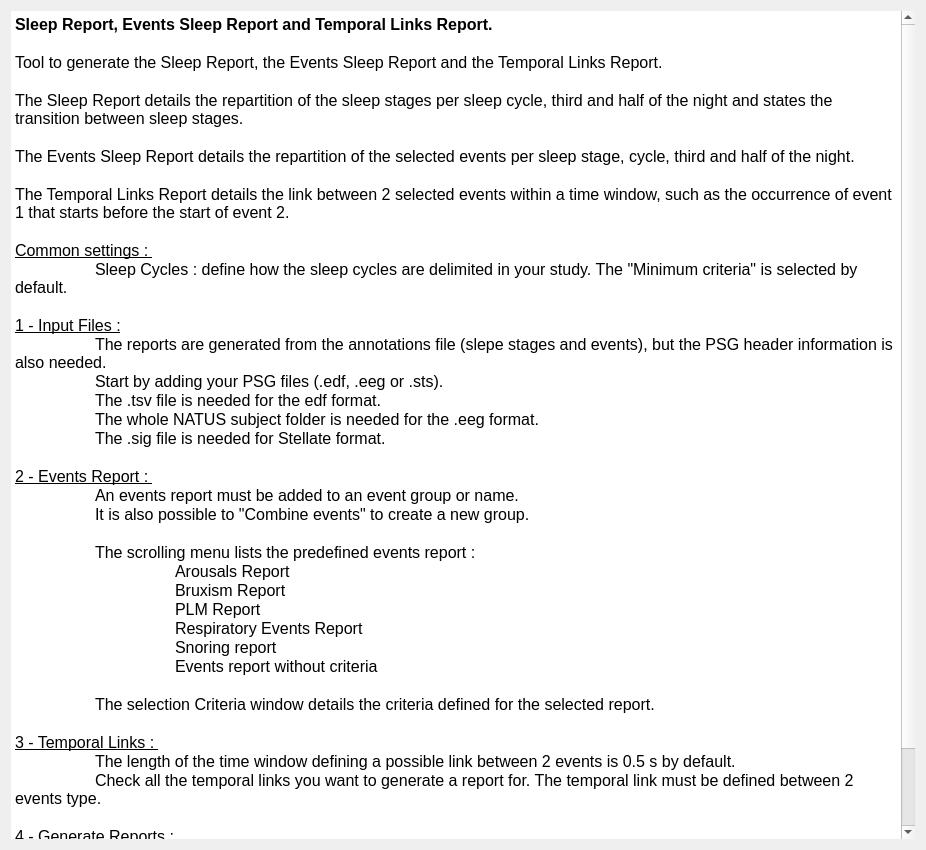
<ui version="4.0">
 <class>SleepReportDoc</class>
 <widget class="QWidget" name="SleepReportDoc">
  <property name="geometry">
   <rect>
    <x>0</x>
    <y>0</y>
    <width>926</width>
    <height>850</height>
   </rect>
  </property>
  <property name="windowTitle">
   <string />
  </property>
  <layout class="QVBoxLayout" name="verticalLayout">
   <property name="spacing">
    <number>25</number>
   </property>
   <item>
    <widget class="QTextEdit" name="textEdit">
     <property name="frameShape">
      <enum>QFrame::HLine</enum>
     </property>
     <property name="frameShadow">
      <enum>QFrame::Plain</enum>
     </property>
     <property name="lineWidth">
      <number>0</number>
     </property>
     <property name="readOnly">
      <bool>true</bool>
     </property>
     <property name="html">
      <string>&lt;!DOCTYPE HTML PUBLIC "-//W3C//DTD HTML 4.0//EN" "http://www.w3.org/TR/REC-html40/strict.dtd"&gt;
&lt;html&gt;&lt;head&gt;&lt;meta name="qrichtext" content="1" /&gt;&lt;style type="text/css"&gt;
p, li { white-space: pre-wrap; }
&lt;/style&gt;&lt;/head&gt;&lt;body style=" font-family:'Ubuntu'; font-size:12pt; font-weight:400; font-style:normal;"&gt;
&lt;p style=" margin-top:0px; margin-bottom:0px; margin-left:0px; margin-right:0px; -qt-block-indent:0; text-indent:0px;"&gt;&lt;span style=" font-weight:600;"&gt;Sleep Report, Events Sleep Report and Temporal Links Report.&lt;/span&gt;&lt;/p&gt;
&lt;p style="-qt-paragraph-type:empty; margin-top:0px; margin-bottom:0px; margin-left:0px; margin-right:0px; -qt-block-indent:0; text-indent:0px;"&gt;&lt;br /&gt;&lt;/p&gt;
&lt;p style=" margin-top:0px; margin-bottom:0px; margin-left:0px; margin-right:0px; -qt-block-indent:0; text-indent:0px;"&gt;Tool to generate the Sleep Report, the Events Sleep Report and the Temporal Links Report.&lt;/p&gt;
&lt;p style="-qt-paragraph-type:empty; margin-top:0px; margin-bottom:0px; margin-left:0px; margin-right:0px; -qt-block-indent:0; text-indent:0px;"&gt;&lt;br /&gt;&lt;/p&gt;
&lt;p style=" margin-top:0px; margin-bottom:0px; margin-left:0px; margin-right:0px; -qt-block-indent:0; text-indent:0px;"&gt;The Sleep Report details the repartition of the sleep stages per sleep cycle, third and half of the night and states the transition between sleep stages. &lt;/p&gt;
&lt;p style="-qt-paragraph-type:empty; margin-top:0px; margin-bottom:0px; margin-left:0px; margin-right:0px; -qt-block-indent:0; text-indent:0px;"&gt;&lt;br /&gt;&lt;/p&gt;
&lt;p style=" margin-top:0px; margin-bottom:0px; margin-left:0px; margin-right:0px; -qt-block-indent:0; text-indent:0px;"&gt;The Events Sleep Report details the repartition of the selected events per sleep stage, cycle, third and half of the night.&lt;/p&gt;
&lt;p style="-qt-paragraph-type:empty; margin-top:0px; margin-bottom:0px; margin-left:0px; margin-right:0px; -qt-block-indent:0; text-indent:0px;"&gt;&lt;br /&gt;&lt;/p&gt;
&lt;p style=" margin-top:0px; margin-bottom:0px; margin-left:0px; margin-right:0px; -qt-block-indent:0; text-indent:0px;"&gt;The Temporal Links Report details the link between 2 selected events within a time window, such as the occurrence of event 1 that starts before the start of event 2. &lt;/p&gt;
&lt;p style="-qt-paragraph-type:empty; margin-top:0px; margin-bottom:0px; margin-left:0px; margin-right:0px; -qt-block-indent:0; text-indent:0px;"&gt;&lt;br /&gt;&lt;/p&gt;
&lt;p style=" margin-top:0px; margin-bottom:0px; margin-left:0px; margin-right:0px; -qt-block-indent:0; text-indent:0px;"&gt;&lt;span style=" text-decoration: underline;"&gt;Common settings : &lt;/span&gt;&lt;/p&gt;
&lt;p style=" margin-top:0px; margin-bottom:0px; margin-left:0px; margin-right:0px; -qt-block-indent:0; text-indent:0px;"&gt;	Sleep Cycles : define how the sleep cycles are delimited in your study. The &amp;quot;Minimum criteria&amp;quot; is selected by default. &lt;/p&gt;
&lt;p style=" margin-top:0px; margin-bottom:0px; margin-left:0px; margin-right:0px; -qt-block-indent:0; text-indent:0px;"&gt;	&lt;/p&gt;
&lt;p style=" margin-top:0px; margin-bottom:0px; margin-left:0px; margin-right:0px; -qt-block-indent:0; text-indent:0px;"&gt;&lt;span style=" text-decoration: underline;"&gt;1 - Input Files :&lt;/span&gt;&lt;/p&gt;
&lt;p style=" margin-top:0px; margin-bottom:0px; margin-left:0px; margin-right:0px; -qt-block-indent:0; text-indent:0px;"&gt;	The reports are generated from the annotations file (slepe stages and events), but the PSG header information is also needed.&lt;/p&gt;
&lt;p style=" margin-top:0px; margin-bottom:0px; margin-left:0px; margin-right:0px; -qt-block-indent:0; text-indent:0px;"&gt;	Start by adding your PSG files (.edf, .eeg or .sts).  &lt;/p&gt;
&lt;p style=" margin-top:0px; margin-bottom:0px; margin-left:0px; margin-right:0px; -qt-block-indent:0; text-indent:0px;"&gt;	The .tsv file is needed for the edf format. &lt;/p&gt;
&lt;p style=" margin-top:0px; margin-bottom:0px; margin-left:0px; margin-right:0px; -qt-block-indent:0; text-indent:0px;"&gt;	The whole NATUS subject folder is needed for the .eeg format. &lt;/p&gt;
&lt;p style=" margin-top:0px; margin-bottom:0px; margin-left:0px; margin-right:0px; -qt-block-indent:0; text-indent:0px;"&gt;	The .sig file is needed for Stellate format.    &lt;/p&gt;
&lt;p style="-qt-paragraph-type:empty; margin-top:0px; margin-bottom:0px; margin-left:0px; margin-right:0px; -qt-block-indent:0; text-indent:0px;"&gt;&lt;br /&gt;&lt;/p&gt;
&lt;p style=" margin-top:0px; margin-bottom:0px; margin-left:0px; margin-right:0px; -qt-block-indent:0; text-indent:0px;"&gt;&lt;span style=" text-decoration: underline;"&gt;2 - Events Report : &lt;/span&gt;&lt;/p&gt;
&lt;p style=" margin-top:0px; margin-bottom:0px; margin-left:0px; margin-right:0px; -qt-block-indent:0; text-indent:0px;"&gt;	An events report must be added to an event group or name.&#160; &lt;/p&gt;
&lt;p style=" margin-top:0px; margin-bottom:0px; margin-left:0px; margin-right:0px; -qt-block-indent:0; text-indent:0px;"&gt;	It is also possible to &amp;quot;Combine events&amp;quot; to create a new group.&lt;/p&gt;
&lt;p style=" margin-top:0px; margin-bottom:0px; margin-left:0px; margin-right:0px; -qt-block-indent:0; text-indent:0px;"&gt;	&lt;/p&gt;
&lt;p style=" margin-top:0px; margin-bottom:0px; margin-left:0px; margin-right:0px; -qt-block-indent:0; text-indent:0px;"&gt;	The scrolling menu lists the predefined events report :&#160;&lt;/p&gt;
&lt;p style=" margin-top:0px; margin-bottom:0px; margin-left:0px; margin-right:0px; -qt-block-indent:0; text-indent:0px;"&gt;		Arousals Report&lt;/p&gt;
&lt;p style=" margin-top:0px; margin-bottom:0px; margin-left:0px; margin-right:0px; -qt-block-indent:0; text-indent:0px;"&gt;		Bruxism Report&lt;/p&gt;
&lt;p style=" margin-top:0px; margin-bottom:0px; margin-left:0px; margin-right:0px; -qt-block-indent:0; text-indent:0px;"&gt;		PLM Report&lt;/p&gt;
&lt;p style=" margin-top:0px; margin-bottom:0px; margin-left:0px; margin-right:0px; -qt-block-indent:0; text-indent:0px;"&gt;		Respiratory Events Report&lt;/p&gt;
&lt;p style=" margin-top:0px; margin-bottom:0px; margin-left:0px; margin-right:0px; -qt-block-indent:0; text-indent:0px;"&gt;		Snoring report&lt;/p&gt;
&lt;p style=" margin-top:0px; margin-bottom:0px; margin-left:0px; margin-right:0px; -qt-block-indent:0; text-indent:0px;"&gt;		Events report without criteria&lt;/p&gt;
&lt;p style=" margin-top:0px; margin-bottom:0px; margin-left:0px; margin-right:0px; -qt-block-indent:0; text-indent:0px;"&gt;		&lt;/p&gt;
&lt;p style=" margin-top:0px; margin-bottom:0px; margin-left:0px; margin-right:0px; -qt-block-indent:0; text-indent:0px;"&gt;	The selection Criteria window details the criteria defined for the selected report. &lt;/p&gt;
&lt;p style=" margin-top:0px; margin-bottom:0px; margin-left:0px; margin-right:0px; -qt-block-indent:0; text-indent:0px;"&gt;	&lt;/p&gt;
&lt;p style=" margin-top:0px; margin-bottom:0px; margin-left:0px; margin-right:0px; -qt-block-indent:0; text-indent:0px;"&gt;&lt;span style=" text-decoration: underline;"&gt;3 - Temporal Links : &lt;/span&gt;&lt;/p&gt;
&lt;p style=" margin-top:0px; margin-bottom:0px; margin-left:0px; margin-right:0px; -qt-block-indent:0; text-indent:0px;"&gt;	The length of the time window defining a possible link between 2 events is 0.5 s by default.&lt;/p&gt;
&lt;p style=" margin-top:0px; margin-bottom:0px; margin-left:0px; margin-right:0px; -qt-block-indent:0; text-indent:0px;"&gt;	Check all the temporal links you want to generate a report for. The temporal link must be defined between 2 events type.&lt;/p&gt;
&lt;p style=" margin-top:0px; margin-bottom:0px; margin-left:0px; margin-right:0px; -qt-block-indent:0; text-indent:0px;"&gt;	&lt;/p&gt;
&lt;p style=" margin-top:0px; margin-bottom:0px; margin-left:0px; margin-right:0px; -qt-block-indent:0; text-indent:0px;"&gt;&lt;span style=" text-decoration: underline;"&gt;4 - Generate Reports :&lt;/span&gt; &lt;/p&gt;
&lt;p style=" margin-top:0px; margin-bottom:0px; margin-left:0px; margin-right:0px; -qt-block-indent:0; text-indent:0px;"&gt;	Define the output directory and the suffix to add to all the report filenames.&lt;/p&gt;
&lt;p style=" margin-top:0px; margin-bottom:0px; margin-left:0px; margin-right:0px; -qt-block-indent:0; text-indent:0px;"&gt;	The reports are .tsv files.  Each row corresponds to a PSG recording and each column to a variable.&lt;/p&gt;
&lt;p style=" margin-top:0px; margin-bottom:0px; margin-left:0px; margin-right:0px; -qt-block-indent:0; text-indent:0px;"&gt;	Each variable is defined in the _info.tsv file generated with the report. &lt;/p&gt;
&lt;p style="-qt-paragraph-type:empty; margin-top:0px; margin-bottom:0px; margin-left:0px; margin-right:0px; -qt-block-indent:0; text-indent:0px;"&gt;&lt;br /&gt;&lt;/p&gt;&lt;/body&gt;&lt;/html&gt;</string>
     </property>
    </widget>
   </item>
  </layout>
 <property name="styleSheet"><string>font: 12pt "Roboto";</string></property></widget>
 <resources><include location="../../../../../scinodes_poc/src/main/python/ui/themes/themes.qrc" /></resources>
 <connections />
</ui>
